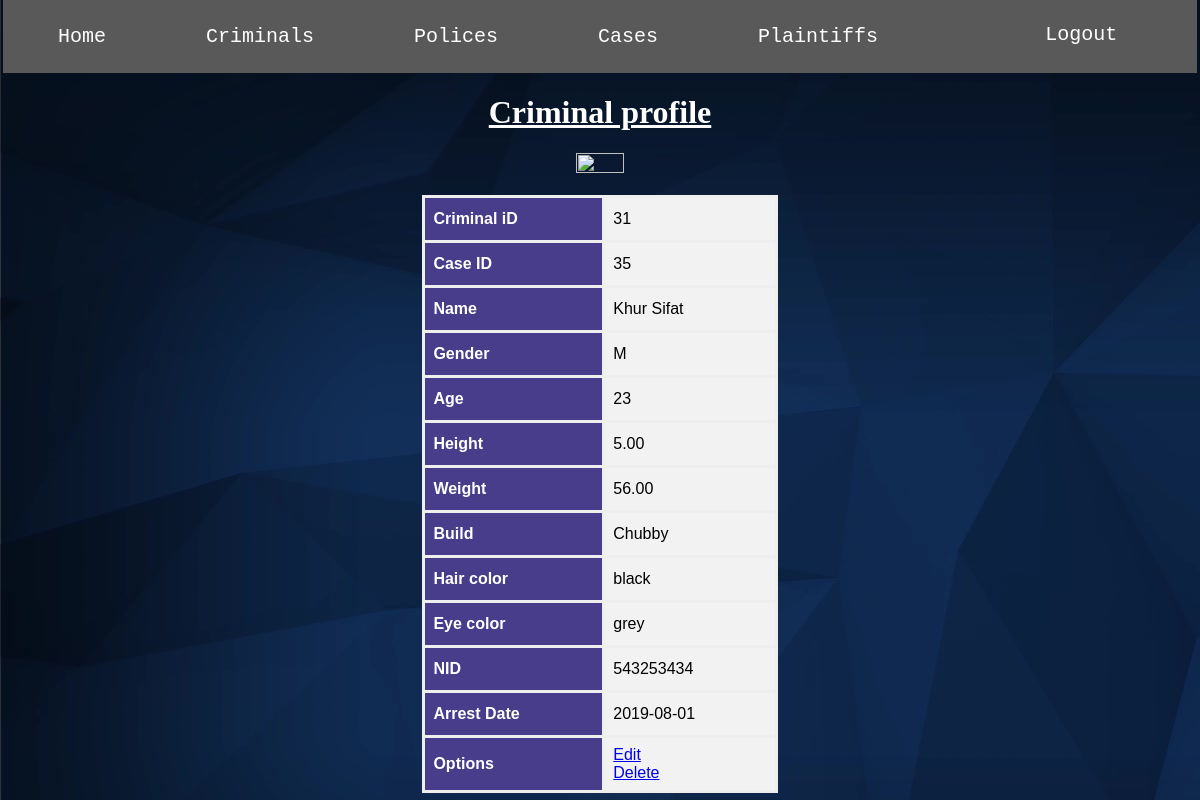
Page /public_html/crprofile.php?C_id=31 (signed in) on the committed database.
### tables this page shows
CREATE TABLE `criminals` (
  `C_id` int(11) NOT NULL,
  `Case_id` int(11) DEFAULT NULL,
  `C_name` varchar(100) NOT NULL,
  `Gender` enum('M','F','N') NOT NULL,
  `Age` int(2) NOT NULL,
  `Height` double(3,2) NOT NULL,
  `Weight` double(5,2) NOT NULL,
  `Build` enum('Buff','Skinny','Chubby') NOT NULL,
  `Hair_color` varchar(20) NOT NULL,
  `Eye_color` varchar(20) NOT NULL,
  `NID` int(11) NOT NULL,
  `Arrest_date` date NOT NULL,
  `C_photo` blob DEFAULT NULL
);

### public_html/crprofile.php (the view, shortened to what this page needs)
<?php
            require 'nav.php';
            require 'database_config/connection.php';
            $cID= $_GET['C_id'];
            $sql= "SELECT * FROM criminals where C_id='$cID'";
            $data = mysqli_query($conn, $sql);
            $total = mysqli_num_rows($data);
            if($total != 0){
                $row = mysqli_fetch_assoc($data);
                $cID = $row['C_id'];
                $csID = $row['Case_id'];
                $cN = $row['C_name'];
                $gen = $row['Gender'];
                $age = $row['Age'];
                $hei = $row['Height'];
                $wei = $row['Weight'];
                $bld = $row['Build'];
                $hClr = $row['Hair_color'];
                $eClr = $row['Eye_color'];
                $nID = $row['NID'];
                $AD = $row['Arrest_date'];
            }
            else{
                header('Location: tableCriminal.php');
                exit();
            }
        ?>
<!DOCTYPE html>
<html>
<head>
    <link rel="stylesheet" href="style-sheets/mystyle_crPortable.css" type="text/css">
</head>
	<body>
	    <h1><u>Criminal profile</u></h1>
	    <table align="center">
	    	<center><img src="images/criminal.png" width="20%" height="20%" class="avatar"/> </center><br>
	    	<tr>
	        <th>Criminal iD</th>
	        <td><?php echo $cID ?></td>
	    	</tr>
	    	<tr>
	        <th>Case ID</th>
	        <td><?php echo $csID ?></td>
	    	</tr>
	    	<tr>
	        <th>Name</th>
	        <td><?php echo $cN ?></td>
	    	</tr>
	    	<tr>
	        <th>Gender</th>
	        <td><?php echo $gen ?></td>
	    	</tr>
	    	<tr>
	        <th>Age</th>
	        <td><?php echo $age ?></td>
	    	</tr>
	    	<tr>
	        <th>Height</th>
	        <td><?php echo $hei ?></td>
	    	</tr>
	    	<tr>
	        <th>Weight</th>
	        <td><?php echo $wei ?></td>
	    	</tr>
	    	<tr>
	        <th>Build</th>
	        <td><?php echo $bld ?></td>
	    	</tr>
	    	<tr>
	        <th>Hair color</th>
	        <td><?php echo $hClr ?></td>
	    	</tr>
	    	<tr>
	        <th>Eye color</th>
	        <td><?php echo $eClr ?></td>
	    	</tr>
	    	<tr>
	        <th>NID</th>
	        <td><?php echo $nID ?></td>
	    	</tr>
	    	<tr>
	        <th>Arrest Date</th>
	        <td><?php echo $AD ?></td>
	    	</tr>
	    	<tr>
	    	<?php
	    		 echo "<tr>
                        <th>Options</th>
                        <td>
                        <a href='updateCriminal.php?cID=".$cID."' > Edit </a>
                        <br>
                        <a href='database_config/deleteCrinfo.php?C_id=".$cID." onclick='return checkdelete()' > Delete </a>
                        </td>
                    </tr>";
	    	?>
	    </table>
	</body>
</html>

### public_html/style-sheets/mystyle_nav.css (style rules this page uses)
body { background: url(../images/HomePage_background.jpg); }

### public_html/style-sheets/mystyle_crPortable.css (style rules this page uses)
table p, h1 { color: white; text-align: center; font-family: cursive; }
table { font-family: "Trebuchet MS", sans-serif; border-collapse: collapse; width: 30%; }
table td, table th { border: 3px solid #eee; padding: 8px; }
table tr { background-color: #f2f2f2; }
table th { padding-top: 12px; padding-bottom: 12px; text-align: left; background-color: darkslateblue; color: white; }

### rows in the picture
criminals: C_id "31", Case "35", C_name "Khur Sifat", Gender "M", Age "23", Height "5.00", Weight "56.00", Build "Chubby", Hair_color "black", Eye_color "grey", NID "543253434", Arrest_date "2019-08-01"
